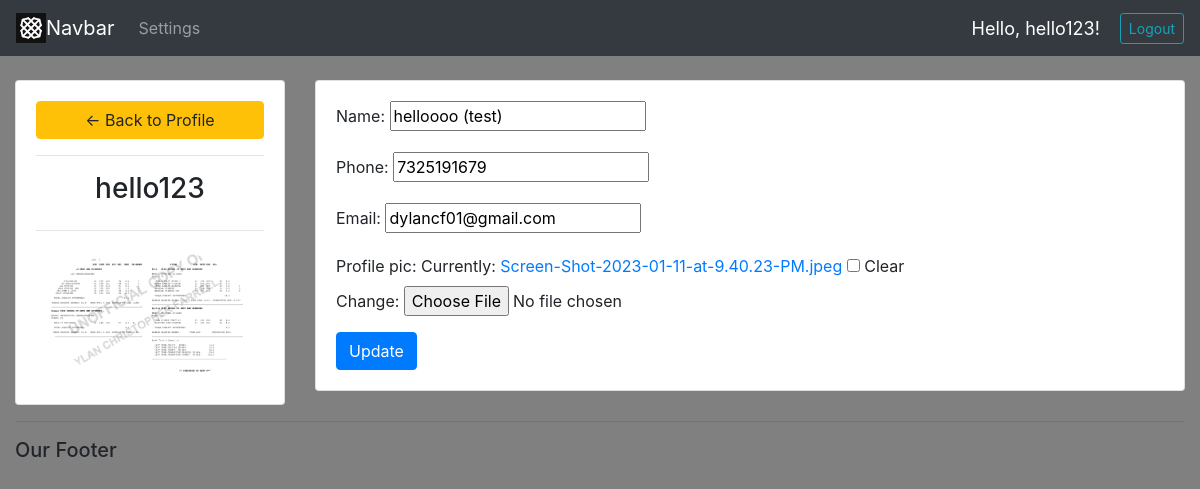
/account/ (signed in), run on the app's committed database.
### accounts/models.py (models this page shows, shortened)
class Customer(models.Model):
	user = models.OneToOneField(User, null=True, blank=True, on_delete=models.CASCADE)
	name = models.CharField(max_length=200, null=True)
	phone = models.CharField(max_length=200, null=True)
	email = models.CharField(max_length=200, null=True)
	profile_pic = models.ImageField(default="profile1.png", null=True, blank=True)
	date_created = models.DateTimeField(auto_now_add=True, null=True)

### accounts/decorators.py (the view)
		def wrapper_func(request, *args, **kwargs):
			group = None
			if request.user.groups.exists():
				group = request.user.groups.all()[0].name
			if group in allowed_roles:
				return view_func(request, *args, **kwargs)
			else:
				return HttpResponse('You are not authorized to view this page')

### accounts/forms.py
class CustomerForm(ModelForm):
	class Meta:
		model = Customer
		fields = '__all__'
		exclude = ['user']

### accounts/views.py (called while the page is built)
@login_required(login_url='login')
@allowed_users(allowed_roles=['customer'])
def accountSettings(request):
	customer = request.user.customer
	form = CustomerForm(instance=customer)
	if request.method == 'POST':
		form = CustomerForm(request.POST, request.FILES,instance=customer)
		if form.is_valid():
			form.save()
	context = {'form':form}
	return render(request, 'accounts/account_settings.html', context)

### accounts/templates/accounts/account_settings.html (shortened to what this page needs)
{% extends 'accounts/main.html' %}
{% load static %}
{% block content %}
<br>
<div class="row">
    <div class="col-md-3">
        <div class="card card-body">
            <a class="btn btn-warning" href="{% url 'home' %}">&#8592; Back to Profile</a>
            <hr>
            <h3 style="text-align: center;">{{user.username}}</h3>
            <hr>
            <img class="profile-pic" src="{{request.user.customer.profile_pic.url}}">
        </div>
    </div>
    <div class="col-md-9">
        <div class="card card-body">
            <form method="POST" action="" enctype="multipart/form-data">
                {{form.as_p}}
                <input class="btn btn-primary" type="submit" value="Update" name="Update Information">
            </form>
        </div>
    </div>
</div>
{% endblock %}

### accounts/templates/accounts/navbar.html (shortened to what this page needs)
 {% load static %}
 <nav class="navbar navbar-expand-lg navbar-dark bg-dark">
    <img src="{% static '/images/logo.jpeg' %}" width="30" height="30" class="d-inline-block align-top" alt="">
    <a class="navbar-brand" href="#">Navbar</a>
    <div class="collapse navbar-collapse" id="navbarNavDropdown">
      <ul class="navbar-nav">
        {% if request.user.is_staff %}
        <li class="nav-item active">
          <a class="nav-link" href="{% url 'home' %}">Dashboard <span class="sr-only">(current)</span></a>
        </li>
        <li class="nav-item">
          <a class="nav-link" href="{% url 'products' %}" onclick="">Products</a>
        </li>
        {% else %}
        <li class="nav-item">
          <a class="nav-link" href="{% url 'account' %}">Settings</a>
        </li>
        {% endif %}
      </ul>
    </div>
    <span class="hello-msg">
      Hello, {{request.user}}!
    </span>
    <span>
      <a class="btn btn-outline-info btn-sm" href="{% url 'logout' %}">Logout</a>
    </span>
  </nav>

### static/css/main.css (style rules this page uses)
body { background-color: gray; }

### accounts/templates/accounts/navbar.html (style rules this page uses)
.hello-msg { font-size: 18px; color: white; margin-right: 20px; }

### accounts/templates/accounts/account_settings.html (style rules this page uses)
.profile-pic { max-width: 200px; max-height: 200px; margin: 0 auto; border-radius: 50%; }

### data on the page
Customer: name "helloooo (test)", phone "7325191679", email "dylancf01@gmail.com"

### other printed values
{{ request.user }} "hello123"
{{ user.username }} "hello123"
